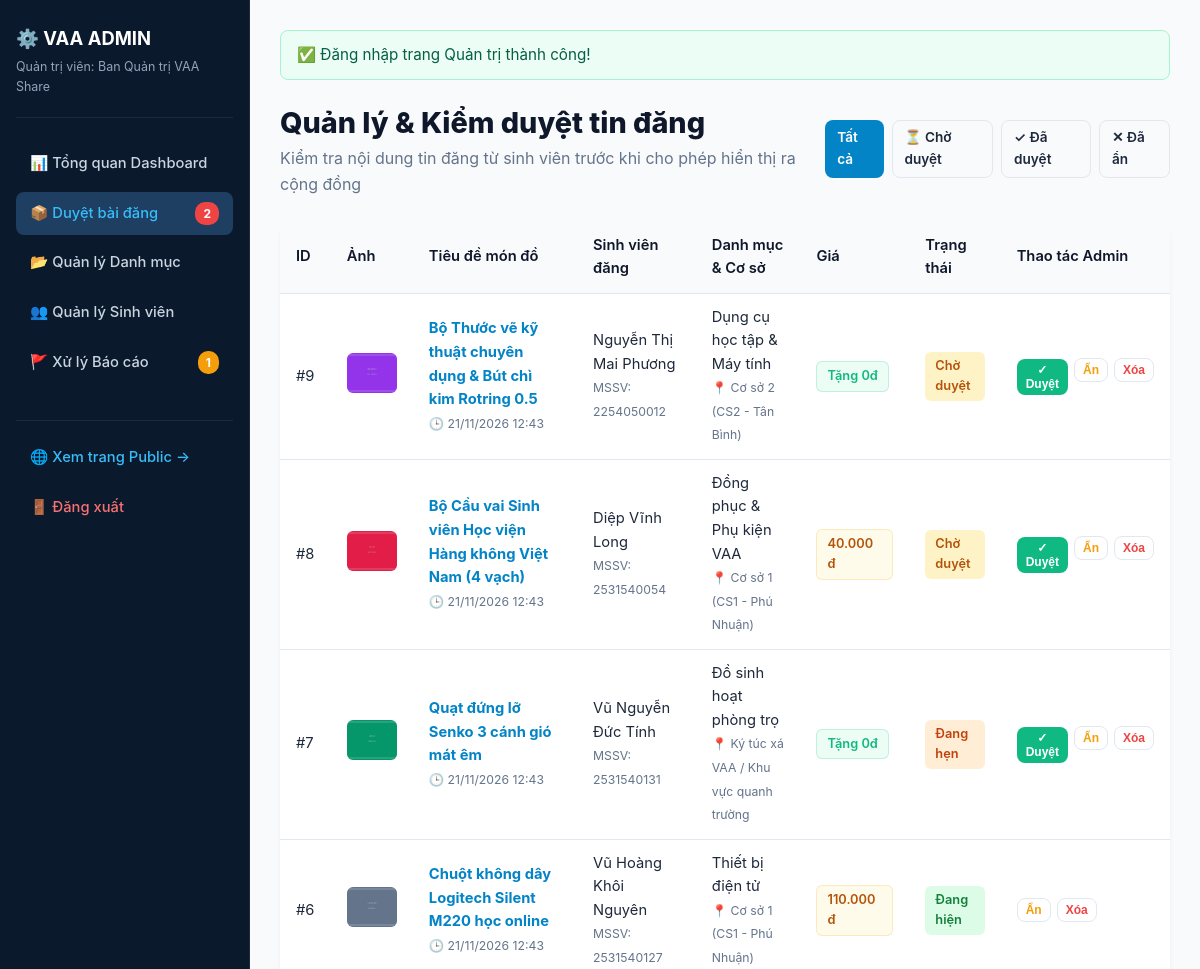
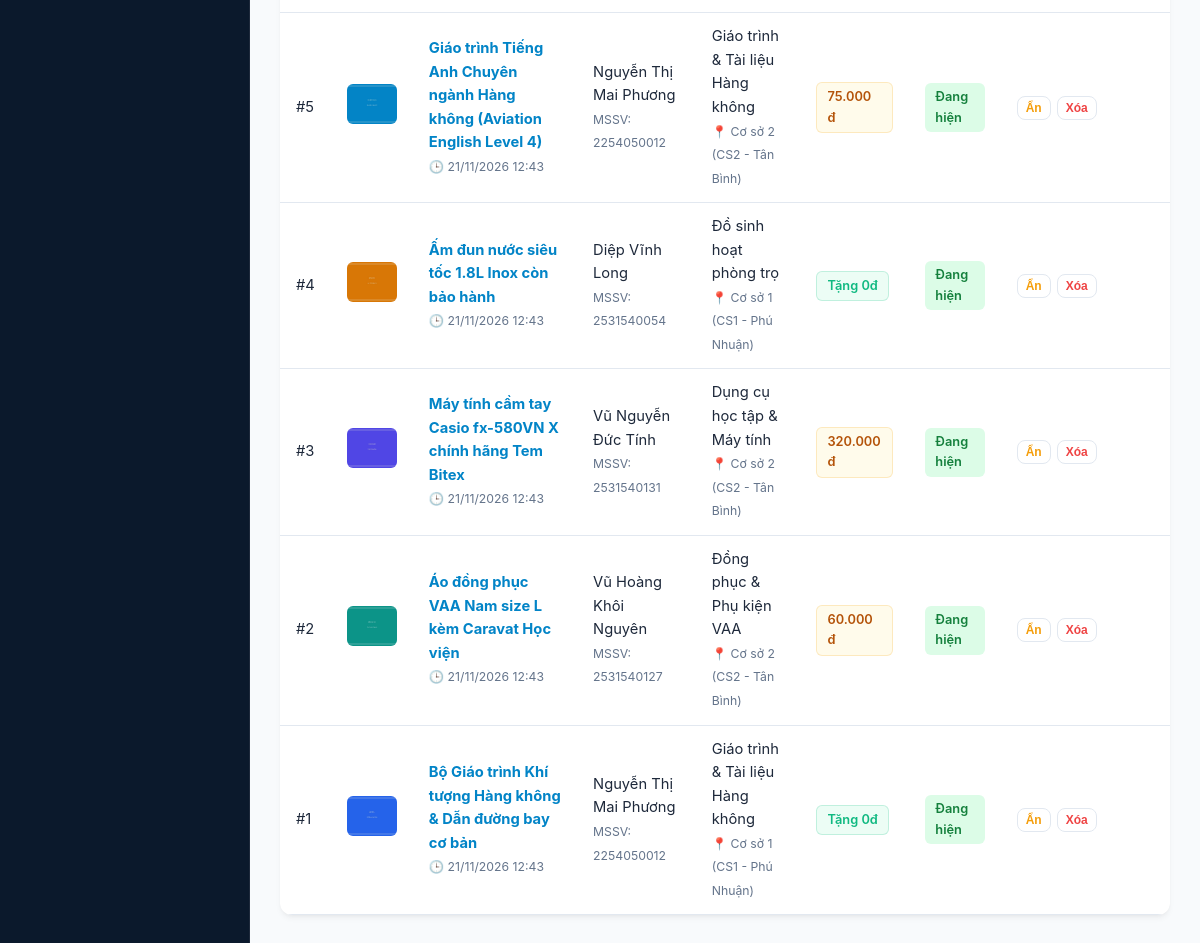
The page /admin/items.php (signed in) on the database its author committed (2 pictures, top to bottom).
### tables this page shows
CREATE TABLE `do_dung` (
  `id` INT AUTO_INCREMENT PRIMARY KEY,
  `nguoi_dung_id` INT NOT NULL,
  `danh_muc_id` INT NOT NULL,
  `dia_diem_id` INT NOT NULL,
  `tieu_de` VARCHAR(255) NOT NULL,
  `mo_ta` TEXT NOT NULL,
  `hinh_thuc` ENUM('Tang mien phi', 'Thanh ly') DEFAULT 'Tang mien phi',
  `gia` INT DEFAULT 0,
  `tinh_trang` VARCHAR(100) DEFAULT 'Còn rất tốt (trên 90%)',
  `hinh_anh` VARCHAR(255) DEFAULT 'default_item.jpg',
  `trang_thai` ENUM('Cho duyet', 'Da duyet', 'Dang giao dich', 'Hoan thanh', 'Da an') DEFAULT 'Cho duyet',
  `luot_xem` INT DEFAULT 0,
  `ngay_dang` TIMESTAMP DEFAULT CURRENT_TIMESTAMP,
  `ngay_cap_nhat` TIMESTAMP DEFAULT CURRENT_TIMESTAMP ON UPDATE CURRENT_TIMESTAMP,
  CONSTRAINT `fk_dodung_nguoidung` FOREIGN KEY (`nguoi_dung_id`) REFERENCES `nguoi_dung` (`id`) ON DELETE CASCADE,
  CONSTRAINT `fk_dodung_danhmuc` FOREIGN KEY (`danh_muc_id`) REFERENCES `danh_muc` (`id`) ON DELETE RESTRICT,
  CONSTRAINT `fk_dodung_diadiem` FOREIGN KEY (`dia_diem_id`) REFERENCES `dia_diem` (`id`) ON DELETE RESTRICT
);

CREATE TABLE `nguoi_dung` (
  `id` INT AUTO_INCREMENT PRIMARY KEY,
  `mssv` VARCHAR(20) NOT NULL UNIQUE,
  `ho_ten` VARCHAR(100) NOT NULL,
  `email` VARCHAR(100) NOT NULL UNIQUE,
  `mat_khau` VARCHAR(255) NOT NULL,
  `so_dien_thoai` VARCHAR(20) NOT NULL,
  `zalo` VARCHAR(50) DEFAULT NULL,
  `khoa_lop` VARCHAR(100) DEFAULT 'K25 - Học viện Hàng không',
  `vai_tro` ENUM('Sinh vien', 'Giang vien', 'Admin') DEFAULT 'Sinh vien',
  `trang_thai` ENUM('Hoat dong', 'Bi khoa') DEFAULT 'Hoat dong',
  `ngay_tao` TIMESTAMP DEFAULT CURRENT_TIMESTAMP
);

CREATE TABLE `danh_muc` (
  `id` INT AUTO_INCREMENT PRIMARY KEY,
  `ten_danh_muc` VARCHAR(100) NOT NULL,
  `mo_ta` VARCHAR(255) DEFAULT NULL,
  `icon` VARCHAR(50) DEFAULT 'book',
  `thu_tu` INT DEFAULT 0
);

CREATE TABLE `dia_diem` (
  `id` INT AUTO_INCREMENT PRIMARY KEY,
  `ten_dia_diem` VARCHAR(100) NOT NULL,
  `dia_chi` VARCHAR(255) NOT NULL,
  `ghi_chu` VARCHAR(255) DEFAULT NULL
);

### admin/items.php (the view, shortened to what this page needs)
<?php
require_once __DIR__ . '/_layout_top.php';
$statusFilter = trim($_GET['status'] ?? '');
$sql = "SELECT dd.*, dm.ten_danh_muc, dl.ten_dia_diem, nd.ho_ten, nd.mssv
        FROM do_dung dd
        JOIN danh_muc dm ON dd.danh_muc_id = dm.id
        JOIN dia_diem dl ON dd.dia_diem_id = dl.id
        JOIN nguoi_dung nd ON dd.nguoi_dung_id = nd.id
        WHERE 1=1";
$sql .= " ORDER BY dd.id DESC";
$items = $db->query($sql)->fetch_all(MYSQLI_ASSOC);
?>
<div style="display:flex; justify-content:space-between; align-items:center; margin-bottom:24px;">
  <div>
    <h1 style="font-size:1.8rem; font-weight:800; color:var(--vaa-dark);">Quản lý & Kiểm duyệt tin đăng</h1>
    <p style="color:var(--vaa-muted);">Kiểm tra nội dung tin đăng từ sinh viên trước khi cho phép hiển thị ra cộng đồng</p>
  </div>
  <div style="display:flex; gap:8px;">
    <a href="<?php echo BASE_URL; ?>/admin/items.php" class="btn <?php echo empty($statusFilter) ? 'btn-primary' : 'btn-outline'; ?>" style="font-size:0.85rem; padding:6px 12px;">Tất cả</a>
    <a href="<?php echo BASE_URL; ?>/admin/items.php?status=Cho+duyet" class="btn <?php echo $statusFilter === 'Cho duyet' ? 'btn-primary' : 'btn-outline'; ?>" style="font-size:0.85rem; padding:6px 12px;">⏳ Chờ duyệt</a>
    <a href="<?php echo BASE_URL; ?>/admin/items.php?status=Da+duyet" class="btn <?php echo $statusFilter === 'Da duyet' ? 'btn-primary' : 'btn-outline'; ?>" style="font-size:0.85rem; padding:6px 12px;">✓ Đã duyệt</a>
    <a href="<?php echo BASE_URL; ?>/admin/items.php?status=Da+an" class="btn <?php echo $statusFilter === 'Da an' ? 'btn-primary' : 'btn-outline'; ?>" style="font-size:0.85rem; padding:6px 12px;">✕ Đã ẩn</a>
  </div>
</div>
<div class="table-responsive" style="background:#fff; border-radius:var(--vaa-radius); box-shadow:var(--vaa-shadow);">
  <table class="data-table">
    <thead>
      <tr>
        <th>ID</th>
        <th>Ảnh</th>
        <th>Tiêu đề món đồ</th>
        <th>Sinh viên đăng</th>
        <th>Danh mục & Cơ sở</th>
        <th>Giá</th>
        <th>Trạng thái</th>
        <th>Thao tác Admin</th>
      </tr>
    </thead>
    <tbody>
      <?php if (empty($items)): ?>
        <tr><td colspan="8" style="text-align:center; padding:30px; color:#94a3b8;">Không có bài đăng nào thỏa mãn bộ lọc.</td></tr>
      <?php else: ?>
        <?php foreach ($items as $it): ?>
          <tr>
            <td>#<?php echo $it['id']; ?></td>
            <td style="width:60px;">
              <img src="<?php echo BASE_URL; ?>/uploads/<?php echo e($it['hinh_anh']); ?>" style="width:50px; height:40px; object-fit:cover; border-radius:6px;">
            </td>
            <td>
              <strong><a href="<?php echo BASE_URL; ?>/detail.php?id=<?php echo $it['id']; ?>" target="_blank"><?php echo e($it['tieu_de']); ?></a></strong><br>
              <small style="color:var(--vaa-muted);">🕒 <?php echo date('d/m/Y H:i', strtotime($it['ngay_dang'])); ?></small>
            </td>
            <td>
              <?php echo e($it['ho_ten']); ?><br>
              <small style="color:var(--vaa-muted);">MSSV: <?php echo e($it['mssv']); ?></small>
            </td>
            <td>
              <?php echo e($it['ten_danh_muc']); ?><br>
              <small style="color:var(--vaa-muted);">📍 <?php echo e($it['ten_dia_diem']); ?></small>
            </td>
            <td><?php echo format_price($it['gia']); ?></td>
            <td>
              <?php if ($it['trang_thai'] === 'Cho duyet'): ?>
                <span class="badge" style="background:#fef3c7; color:#b45309;">Chờ duyệt</span>
              <?php elseif ($it['trang_thai'] === 'Da duyet'): ?>
                <span class="badge" style="background:#dcfce7; color:#15803d;">Đang hiện</span>
              <?php elseif ($it['trang_thai'] === 'Dang giao dich'): ?>
                <span class="badge" style="background:#ffedd5; color:#c2410c;">Đang hẹn</span>
              <?php elseif ($it['trang_thai'] === 'Hoan thanh'): ?>
                <span class="badge" style="background:#f1f5f9; color:#475569;">Đã trao/bán</span>
              <?php else: ?>
                <span class="badge" style="background:#fee2e2; color:#b91c1c;">Đã ẩn</span>
              <?php endif; ?>
            </td>
            <td>
              <div style="display:flex; gap:6px;">
                <?php if ($it['trang_thai'] !== 'Da duyet'): ?>
                  <form action="<?php echo BASE_URL; ?>/admin/items.php" method="POST">
                    <button type="submit" class="btn btn-success" style="padding:4px 8px; font-size:0.75rem;" title="Phê duyệt cho hiển thị">✓ Duyệt</button>
                  </form>
                <?php endif; ?>
                <?php if ($it['trang_thai'] !== 'Da an'): ?>
                  <form action="<?php echo BASE_URL; ?>/admin/items.php" method="POST">
                    <button type="submit" class="btn btn-outline" style="padding:4px 8px; font-size:0.75rem; color:#f59e0b;" title="Ẩn bài vi phạm">Ẩn</button>
                  </form>
                <?php endif; ?>
                <form action="<?php echo BASE_URL; ?>/admin/items.php" method="POST">
                  <button type="submit" class="btn btn-outline" style="padding:4px 8px; font-size:0.75rem; color:#ef4444;" onclick="return confirm('Chắc chắn muốn xóa hẳn tin này?')">Xóa</button>
                </form>
              </div>
            </td>
          </tr>
        <?php endforeach; ?>
      <?php endif; ?>
    </tbody>
  </table>
</div>
<?php require_once __DIR__ . '/_layout_bottom.php'; ?>

### includes/functions.php (shortened to what this page needs)
<?php
function e($str) {
    return htmlspecialchars($str ?? '', ENT_QUOTES, 'UTF-8');
}
function format_price($price) {
    $price = (int) $price;
    if ($price <= 0) {
        return '<span class="badge badge-free">Tặng 0đ</span>';
    }
    return '<span class="badge badge-price">' . number_format($price, 0, ',', '.') . ' đ</span>';
}

### assets/css/style.css (style rules this page uses)
:root { --vaa-blue: #0284c7; --vaa-blue-hover: #0369a1; --vaa-navy: #0b192c; --vaa-dark: #0f172a; --vaa-bg: #f8fafc; --vaa-card: #ffffff; --vaa-border: #e2e8f0; --vaa-text: #1e293b; --vaa-muted: #64748b; --vaa-free: #10b981; --vaa-free-bg: #ecfdf5; --vaa-price: #f59e0b; --vaa-price-bg: #fffbeb; --vaa-radius: 12px; --vaa-shadow: 0 4px 6px -1px rgba(0, 0, 0, 0.05), 0 2px 4px -2px rgba(0, 0, 0, 0.05); --vaa-shadow-lg: 0 10px 15px -3px rgba(0, 0, 0, 0.08), 0 4px 6px -4px rgba(0, 0, 0, 0.04); }
* { box-sizing: border-box; margin: 0; padding: 0; }
body { font-family: -apple-system, BlinkMacSystemFont, "Segoe UI", Roboto, "Helvetica Neue", Arial, sans-serif; background-color: var(--vaa-bg); color: var(--vaa-text); line-height: 1.6; min-height: 100vh; display: flex; flex-direction: column; }
a { color: var(--vaa-blue); text-decoration: none; transition: all 0.2s ease; }
.badge { display: inline-block; padding: 4px 10px; border-radius: 6px; font-size: 0.8rem; font-weight: 600; }
.badge-free { background: var(--vaa-free-bg); color: var(--vaa-free); border: 1px solid rgba(16, 185, 129, 0.2); }
.badge-price { background: var(--vaa-price-bg); color: #b45309; border: 1px solid rgba(245, 158, 11, 0.2); }
.btn { display: inline-flex; align-items: center; justify-content: center; gap: 8px; padding: 10px 18px; border-radius: 8px; font-size: 0.95rem; font-weight: 600; cursor: pointer; border: none; transition: all 0.2s; text-decoration: none; }
.btn-primary { background: var(--vaa-blue); color: #fff; }
.btn-success { background: #10b981; color: #fff; }
.btn-outline { background: transparent; border: 1px solid var(--vaa-border); color: var(--vaa-text); }
.table-responsive { overflow-x: auto; }
.data-table { width: 100%; border-collapse: collapse; background: #fff; border-radius: var(--vaa-radius); overflow: hidden; box-shadow: var(--vaa-shadow); }
.data-table th, .data-table td { padding: 12px 16px; text-align: left; border-bottom: 1px solid var(--vaa-border); font-size: 0.92rem; }
.data-table th { background: #f8fafc; font-weight: 600; color: var(--vaa-dark); }

### rows shown on the page
do_dung: id "9", hinh_anh (picture), tieu_de "Bộ Thước vẽ kỹ thuật chuyên dụng & Bút chì kim Rotring 0.5", ngay_dang "21/11/2026 12:43", nguoi_dung.ho_ten "Nguyễn Thị Mai Phương", nguoi_dung.mssv "2254050012", danh_muc.ten_danh_muc "Dụng cụ học tập & Máy tính", dia_diem.ten_dia_diem "Cơ sở 2 (CS2 - Tân Bình)", gia "Tặng 0đ", trang_thai "Chờ duyệt"
do_dung: id "8", hinh_anh (picture), tieu_de "Bộ Cầu vai Sinh viên Học viện Hàng không Việt Nam (4 vạch)", ngay_dang "21/11/2026 12:43", nguoi_dung.ho_ten "Diệp Vĩnh Long", nguoi_dung.mssv "2531540054", danh_muc.ten_danh_muc "Đồng phục & Phụ kiện VAA", dia_diem.ten_dia_diem "Cơ sở 1 (CS1 - Phú Nhuận)", gia "40.000", trang_thai "Chờ duyệt"
do_dung: id "7", hinh_anh (picture), tieu_de "Quạt đứng lỡ Senko 3 cánh gió mát êm", ngay_dang "21/11/2026 12:43", nguoi_dung.ho_ten "Vũ Nguyễn Đức Tính", nguoi_dung.mssv "2531540131", danh_muc.ten_danh_muc "Đồ sinh hoạt phòng trọ", dia_diem.ten_dia_diem "Ký túc xá VAA / Khu vực quanh trường", gia "Tặng 0đ", trang_thai "Đang hẹn"
do_dung: id "6", hinh_anh (picture), tieu_de "Chuột không dây Logitech Silent M220 học online", ngay_dang "21/11/2026 12:43", nguoi_dung.ho_ten "Vũ Hoàng Khôi Nguyên", nguoi_dung.mssv "2531540127", danh_muc.ten_danh_muc "Thiết bị điện tử", dia_diem.ten_dia_diem "Cơ sở 1 (CS1 - Phú Nhuận)", gia "110.000", trang_thai "Đang hiện"
do_dung: id "5", hinh_anh (picture), tieu_de "Giáo trình Tiếng Anh Chuyên ngành Hàng không (Aviation English Level 4)", ngay_dang "21/11/2026 12:43", nguoi_dung.ho_ten "Nguyễn Thị Mai Phương", nguoi_dung.mssv "2254050012", danh_muc.ten_danh_muc "Giáo trình & Tài liệu Hàng không", dia_diem.ten_dia_diem "Cơ sở 2 (CS2 - Tân Bình)", gia "75.000", trang_thai "Đang hiện"
do_dung: id "4", hinh_anh (picture), tieu_de "Ấm đun nước siêu tốc 1.8L Inox còn bảo hành", ngay_dang "21/11/2026 12:43", nguoi_dung.ho_ten "Diệp Vĩnh Long", nguoi_dung.mssv "2531540054", danh_muc.ten_danh_muc "Đồ sinh hoạt phòng trọ", dia_diem.ten_dia_diem "Cơ sở 1 (CS1 - Phú Nhuận)", gia "Tặng 0đ", trang_thai "Đang hiện"
do_dung: id "3", hinh_anh (picture), tieu_de "Máy tính cầm tay Casio fx-580VN X chính hãng Tem Bitex", ngay_dang "21/11/2026 12:43", nguoi_dung.ho_ten "Vũ Nguyễn Đức Tính", nguoi_dung.mssv "2531540131", danh_muc.ten_danh_muc "Dụng cụ học tập & Máy tính", dia_diem.ten_dia_diem "Cơ sở 2 (CS2 - Tân Bình)", gia "320.000", trang_thai "Đang hiện"
do_dung: id "2", hinh_anh (picture), tieu_de "Áo đồng phục VAA Nam size L kèm Caravat Học viện", ngay_dang "21/11/2026 12:43", nguoi_dung.ho_ten "Vũ Hoàng Khôi Nguyên", nguoi_dung.mssv "2531540127", danh_muc.ten_danh_muc "Đồng phục & Phụ kiện VAA", dia_diem.ten_dia_diem "Cơ sở 2 (CS2 - Tân Bình)", gia "60.000", trang_thai "Đang hiện"
do_dung: id "1", hinh_anh (picture), tieu_de "Bộ Giáo trình Khí tượng Hàng không & Dẫn đường bay cơ bản", ngay_dang "21/11/2026 12:43", nguoi_dung.ho_ten "Nguyễn Thị Mai Phương", nguoi_dung.mssv "2254050012", danh_muc.ten_danh_muc "Giáo trình & Tài liệu Hàng không", dia_diem.ten_dia_diem "Cơ sở 1 (CS1 - Phú Nhuận)", gia "Tặng 0đ", trang_thai "Đang hiện"

### other values the page prints
$currentUser['ho_ten'] "Ban Quản trị VAA Share"
$pendingCount "2"
$reportsCount "1"
$_SESSION['flash_success'] "Đăng nhập trang Quản trị thành công!"
